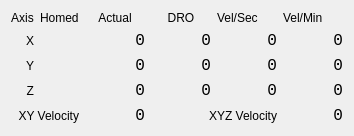
      <widget class="QWidget" name="tab_11">
       <attribute name="title">
        <string>Positions</string>
       </attribute>
       <layout class="QGridLayout" name="gridLayout_2">
        <item row="4" column="3" colspan="2">
         <widget class="QLabel" name="label_39">
          <property name="text">
           <string>XYZ Velocity</string>
          </property>
          <property name="alignment">
           <set>Qt::AlignRight|Qt::AlignTrailing|Qt::AlignVCenter</set>
          </property>
         </widget>
        </item>
        <item row="1" column="4">
         <widget class="QLabel" name="joint_vel_sec_0_lb">
          <property name="minimumSize">
           <size>
            <width>60</width>
            <height>0</height>
           </size>
          </property>
          <property name="font">
           <font>
            <family>Monospace</family>
            <pointsize>12</pointsize>
           </font>
          </property>
          <property name="text">
           <string>0</string>
          </property>
          <property name="alignment">
           <set>Qt::AlignRight|Qt::AlignTrailing|Qt::AlignVCenter</set>
          </property>
          <property name="precision" stdset="0">
           <string>2</string>
          </property>
         </widget>
        </item>
        <item row="1" column="3">
         <widget class="QLabel" name="dro_lb_x">
          <property name="minimumSize">
           <size>
            <width>60</width>
            <height>0</height>
           </size>
          </property>
          <property name="font">
           <font>
            <family>Monospace</family>
            <pointsize>12</pointsize>
           </font>
          </property>
          <property name="text">
           <string>0</string>
          </property>
          <property name="alignment">
           <set>Qt::AlignRight|Qt::AlignTrailing|Qt::AlignVCenter</set>
          </property>
         </widget>
        </item>
        <item row="3" column="5">
         <widget class="QLabel" name="joint_vel_min_2_lb">
          <property name="minimumSize">
           <size>
            <width>60</width>
            <height>0</height>
           </size>
          </property>
          <property name="font">
           <font>
            <family>Monospace</family>
            <pointsize>12</pointsize>
           </font>
          </property>
          <property name="text">
           <string>0</string>
          </property>
          <property name="alignment">
           <set>Qt::AlignRight|Qt::AlignTrailing|Qt::AlignVCenter</set>
          </property>
          <property name="precision" stdset="0">
           <string>2</string>
          </property>
         </widget>
        </item>
        <item row="0" column="2">
         <widget class="QLabel" name="label_5">
          <property name="minimumSize">
           <size>
            <width>0</width>
            <height>0</height>
           </size>
          </property>
          <property name="text">
           <string>Actual</string>
          </property>
          <property name="alignment">
           <set>Qt::AlignCenter</set>
          </property>
         </widget>
        </item>
        <item row="3" column="1">
         <widget class="QLabel" name="home_lb_2">
          <property name="frameShape">
           <enum>QFrame::NoFrame</enum>
          </property>
          <property name="text">
           <string/>
          </property>
          <property name="alignment">
           <set>Qt::AlignCenter</set>
          </property>
         </widget>
        </item>
        <item row="2" column="0">
         <widget class="QLabel" name="label_2">
          <property name="text">
           <string>Y</string>
          </property>
          <property name="alignment">
           <set>Qt::AlignRight|Qt::AlignTrailing|Qt::AlignVCenter</set>
          </property>
         </widget>
        </item>
        <item row="3" column="2">
         <widget class="QLabel" name="actual_lb_z">
          <property name="minimumSize">
           <size>
            <width>60</width>
            <height>0</height>
           </size>
          </property>
          <property name="font">
           <font>
            <family>Monospace</family>
            <pointsize>12</pointsize>
           </font>
          </property>
          <property name="text">
           <string>0</string>
          </property>
          <property name="alignment">
           <set>Qt::AlignRight|Qt::AlignTrailing|Qt::AlignVCenter</set>
          </property>
         </widget>
        </item>
        <item row="1" column="1">
         <widget class="QLabel" name="home_lb_0">
          <property name="frameShape">
           <enum>QFrame::NoFrame</enum>
          </property>
          <property name="text">
           <string/>
          </property>
          <property name="alignment">
           <set>Qt::AlignCenter</set>
          </property>
         </widget>
        </item>
        <item row="4" column="2">
         <widget class="QLabel" name="label_44">
          <property name="minimumSize">
           <size>
            <width>60</width>
            <height>0</height>
           </size>
          </property>
          <property name="font">
           <font>
            <family>Monospace</family>
            <pointsize>12</pointsize>
           </font>
          </property>
          <property name="text">
           <string>0</string>
          </property>
          <property name="alignment">
           <set>Qt::AlignRight|Qt::AlignTrailing|Qt::AlignVCenter</set>
          </property>
          <property name="joint_0" stdset="0">
           <number>0</number>
          </property>
          <property name="joint_1" stdset="0">
           <number>1</number>
          </property>
          <property name="precision" stdset="0">
           <string>1</string>
          </property>
          <property name="function" stdset="0">
           <string>two_joint_velocity</string>
          </property>
         </widget>
        </item>
        <item row="4" column="0" colspan="2">
         <widget class="QLabel" name="label_36">
          <property name="text">
           <string>XY Velocity</string>
          </property>
          <property name="alignment">
           <set>Qt::AlignRight|Qt::AlignTrailing|Qt::AlignVCenter</set>
          </property>
         </widget>
        </item>
        <item row="1" column="5">
         <widget class="QLabel" name="joint_vel_min_0_lb">
          <property name="minimumSize">
           <size>
            <width>60</width>
            <height>0</height>
           </size>
          </property>
          <property name="font">
           <font>
            <family>Monospace</family>
            <pointsize>12</pointsize>
           </font>
          </property>
          <property name="text">
           <string>0</string>
          </property>
          <property name="alignment">
           <set>Qt::AlignRight|Qt::AlignTrailing|Qt::AlignVCenter</set>
          </property>
          <property name="precision" stdset="0">
           <string>2</string>
          </property>
         </widget>
        </item>
        <item row="4" column="5">
         <widget class="QLabel" name="label_45">
          <property name="minimumSize">
           <size>
            <width>60</width>
            <height>0</height>
           </size>
          </property>
          <property name="font">
           <font>
            <family>Monospace</family>
            <pointsize>12</pointsize>
           </font>
          </property>
          <property name="text">
           <string>0</string>
          </property>
          <property name="alignment">
           <set>Qt::AlignRight|Qt::AlignTrailing|Qt::AlignVCenter</set>
          </property>
          <property name="joint_0" stdset="0">
           <number>0</number>
          </property>
          <property name="joint_1" stdset="0">
           <number>1</number>
          </property>
          <property name="joint_2" stdset="0">
           <number>2</number>
          </property>
          <property name="precision" stdset="0">
           <string>2</string>
          </property>
          <property name="function" stdset="0">
           <string>three_joint_velocity</string>
          </property>
         </widget>
        </item>
        <item row="0" column="0">
         <widget class="QLabel" name="label_11">
          <property name="text">
           <string>Axis</string>
          </property>
          <property name="alignment">
           <set>Qt::AlignCenter</set>
          </property>
         </widget>
        </item>
        <item row="0" column="3">
         <widget class="QLabel" name="label_4">
          <property name="minimumSize">
           <size>
            <width>60</width>
            <height>0</height>
           </size>
          </property>
          <property name="text">
           <string>DRO</string>
          </property>
          <property name="alignment">
           <set>Qt::AlignCenter</set>
          </property>
         </widget>
        </item>
        <item row="3" column="3">
         <widget class="QLabel" name="dro_lb_z">
          <property name="minimumSize">
           <size>
            <width>60</width>
            <height>0</height>
           </size>
          </property>
          <property name="font">
           <font>
            <family>Monospace</family>
            <pointsize>12</pointsize>
           </font>
          </property>
          <property name="text">
           <string>0</string>
          </property>
          <property name="alignment">
           <set>Qt::AlignRight|Qt::AlignTrailing|Qt::AlignVCenter</set>
          </property>
         </widget>
        </item>
        <item row="0" column="5">
         <widget class="QLabel" name="label_31">
          <property name="text">
           <string>Vel/Min</string>
          </property>
         </widget>
        </item>
        <item row="1" column="0">
         <widget class="QLabel" name="label">
          <property name="text">
           <string>X</string>
          </property>
          <property name="alignment">
           <set>Qt::AlignRight|Qt::AlignTrailing|Qt::AlignVCenter</set>
          </property>
         </widget>
        </item>
        <item row="2" column="1">
         <widget class="QLabel" name="home_lb_1">
          <property name="frameShape">
           <enum>QFrame::NoFrame</enum>
          </property>
          <property name="text">
           <string/>
          </property>
          <property name="alignment">
           <set>Qt::AlignCenter</set>
          </property>
         </widget>
        </item>
        <item row="0" column="1">
         <widget class="QLabel" name="label_32">
          <property name="text">
           <string>Homed</string>
          </property>
         </widget>
        </item>
        <item row="2" column="3">
         <widget class="QLabel" name="dro_lb_y">
          <property name="minimumSize">
           <size>
            <width>60</width>
            <height>0</height>
           </size>
          </property>
          <property name="font">
           <font>
            <family>Monospace</family>
            <pointsize>12</pointsize>
           </font>
          </property>
          <property name="text">
           <string>0</string>
          </property>
          <property name="alignment">
           <set>Qt::AlignRight|Qt::AlignTrailing|Qt::AlignVCenter</set>
          </property>
         </widget>
        </item>
        <item row="2" column="5">
         <widget class="QLabel" name="joint_vel_min_1_lb">
          <property name="minimumSize">
           <size>
            <width>60</width>
            <height>0</height>
           </size>
          </property>
          <property name="font">
           <font>
            <family>Monospace</family>
            <pointsize>12</pointsize>
           </font>
          </property>
          <property name="text">
           <string>0</string>
          </property>
          <property name="alignment">
           <set>Qt::AlignRight|Qt::AlignTrailing|Qt::AlignVCenter</set>
          </property>
          <property name="precision" stdset="0">
           <string>2</string>
          </property>
         </widget>
        </item>
        <item row="3" column="4">
         <widget class="QLabel" name="joint_vel_sec_2_lb">
          <property name="minimumSize">
           <size>
            <width>60</width>
            <height>0</height>
           </size>
          </property>
          <property name="font">
           <font>
            <family>Monospace</family>
            <pointsize>12</pointsize>
           </font>
          </property>
          <property name="text">
           <string>0</string>
          </property>
          <property name="alignment">
           <set>Qt::AlignRight|Qt::AlignTrailing|Qt::AlignVCenter</set>
          </property>
          <property name="precision" stdset="0">
           <string>2</string>
          </property>
         </widget>
        </item>
        <item row="2" column="4">
         <widget class="QLabel" name="joint_vel_sec_1_lb">
          <property name="minimumSize">
           <size>
            <width>60</width>
            <height>0</height>
           </size>
          </property>
          <property name="font">
           <font>
            <family>Monospace</family>
            <pointsize>12</pointsize>
           </font>
          </property>
          <property name="text">
           <string>0</string>
          </property>
          <property name="alignment">
           <set>Qt::AlignRight|Qt::AlignTrailing|Qt::AlignVCenter</set>
          </property>
          <property name="precision" stdset="0">
           <string>2</string>
          </property>
         </widget>
        </item>
        <item row="0" column="4">
         <widget class="QLabel" name="label_16">
          <property name="text">
           <string>Vel/Sec</string>
          </property>
         </widget>
        </item>
        <item row="3" column="0">
         <widget class="QLabel" name="label_3">
          <property name="text">
           <string>Z</string>
          </property>
          <property name="alignment">
           <set>Qt::AlignRight|Qt::AlignTrailing|Qt::AlignVCenter</set>
          </property>
         </widget>
        </item>
        <item row="1" column="2">
         <widget class="QLabel" name="actual_lb_x">
          <property name="minimumSize">
           <size>
            <width>60</width>
            <height>0</height>
           </size>
          </property>
          <property name="font">
           <font>
            <family>Monospace</family>
            <pointsize>12</pointsize>
           </font>
          </property>
          <property name="text">
           <string>0</string>
          </property>
          <property name="alignment">
           <set>Qt::AlignRight|Qt::AlignTrailing|Qt::AlignVCenter</set>
          </property>
         </widget>
        </item>
        <item row="2" column="2">
         <widget class="QLabel" name="actual_lb_y">
          <property name="minimumSize">
           <size>
            <width>60</width>
            <height>0</height>
           </size>
          </property>
          <property name="font">
           <font>
            <family>Monospace</family>
            <pointsize>12</pointsize>
           </font>
          </property>
          <property name="text">
           <string>0</string>
          </property>
          <property name="alignment">
           <set>Qt::AlignRight|Qt::AlignTrailing|Qt::AlignVCenter</set>
          </property>
         </widget>
        </item>
       </layout>
      </widget>
